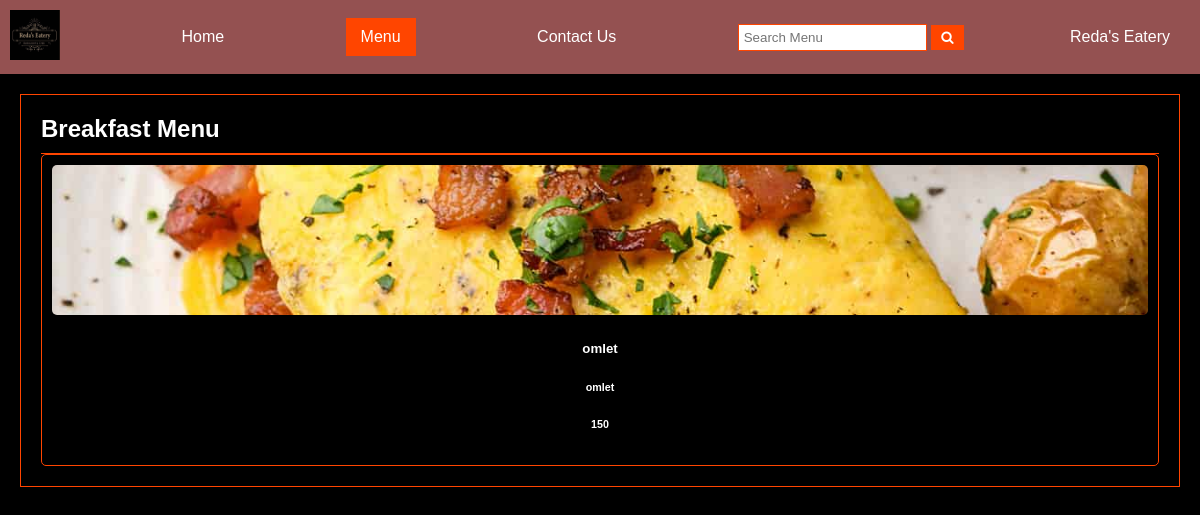
Page /BreakfastMenu.php on the committed database.
### tables this page shows
CREATE TABLE `products` (
  `ID` int(11) NOT NULL,
  `title` varchar(250) NOT NULL,
  `price` int(11) NOT NULL,
  `description` varchar(500) NOT NULL,
  `prod_image` longblob NOT NULL,
  `category` varchar(250) NOT NULL
);

### BreakfastMenu.php (the view, shortened to what this page needs)
<!DOCTYPE html>
<html>
<head>
  <link rel="stylesheet" href="Css/Menu.css">
  <link rel="stylesheet" href="https://cdnjs.cloudflare.com/ajax/libs/font-awesome/4.7.0/css/font-awesome.min.css">
</head>
<body>
<div class="topnav">
  <div class="img">
  <img src="photos/logo.jpg" height="50" width="50">
  </div>
  <a href="home.php" target="_blank">Home</a>
  <a class="active" href="menu.php">Menu</a>
  <a href="Contactus.php" target="_blank">Contact Us</a>
  <div class="search-container">
    <form action="search.php">
      <input type="text" placeholder="Search Menu" name="search">
      <button type="submit" id="searchButton"><i class="fa fa-search"></i></button>
    </form>
  </div>
  <div class="name">
    <p>Reda's Eatery</p>
  </div>
</div>
<?php
    $sql = "SELECT * FROM products WHERE category='breakfast'";
    include_once "includes/dbh.inc.php";
    $result = mysqli_query($conn, $sql);
    ?>
<div>
  <div class="main">
    <h2>Breakfast Menu</h2>
    <?php
            while ($row = mysqli_fetch_assoc($result)) {
              $title = $row["title"];
              $price = $row["price"];
              $description = $row["description"];
              $prod_image = $row["prod_image"];
            ?>
    <div class="menu">
            <div class="menu-item">
            <img src="<?php echo $prod_image; ?>">
<div class="design">
    <h5><?php echo $title; ?></h5>
    <h6><?php echo $description; ?></h6>
    <h6><?php echo $price; ?></h6>
   </div>
       </div>
         <?php
         }
         ?>
         </div>
</body>
</html>

### Css/Menu.css (style rules this page uses)
body, h1, h2, h3, p, ul, li, button { margin: 0; padding: 0; color: #fff; }
body { font-family: Arial, sans-serif; background-color: #000000; }
.topnav { background-color: rgb(148, 81, 81); color: #fff; display: flex; justify-content: space-between; align-items: center; padding: 10px; }
.topnav a { color: #fff; text-decoration: none; padding: 10px 15px; }
.topnav a.active { background-color: orangered; }
.search-container { display: flex; align-items: center; }
.search-container input[type="text"] { padding: 5px; border: 1px solid orangered; }
#searchButton { background-color: orangered; color: #fff; border: none; padding: 5px 10px; cursor: pointer; }
.name { text-align: right; padding-right: 20px; }
.main { background-color: #000000; margin: 20px; padding: 20px; border: 1px solid orangered; }
.main h2 { border-bottom: 1px solid orangered; padding-bottom: 10px; }
.menu { display: grid; grid-template-columns: repeat(auto-fit, minmax(200px, 1fr)); gap: 20px; }
.menu-item { text-align: center; padding: 10px; border: 1px solid orangered; border-radius: 5px; }
.menu-item img { width: 100%; height: 150px; object-fit: cover; border-radius: 5px; }

### rows in the picture
products: prod_image (picture), title "omlet", description "omlet", price "150"
